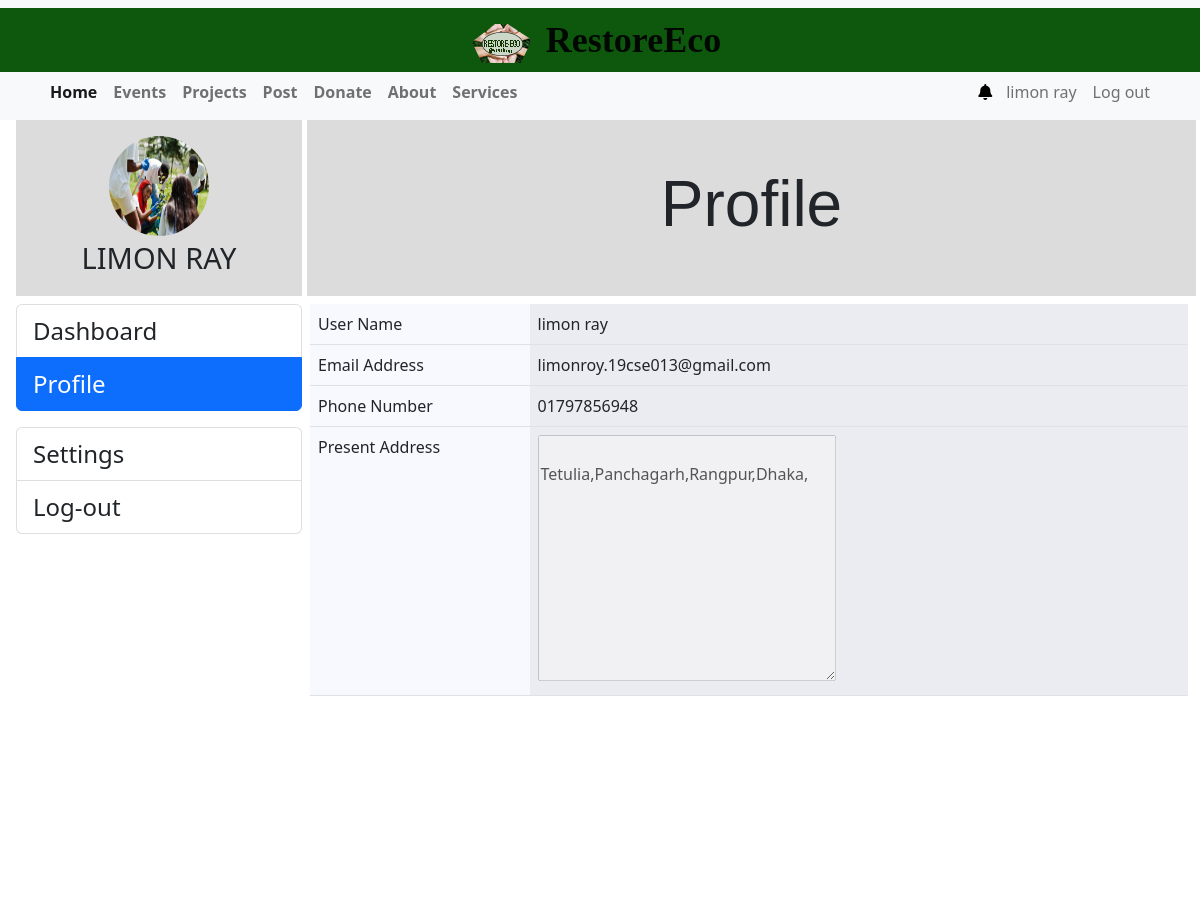
/profile.php (signed in), run on the app's committed database.
### tables this page shows
CREATE TABLE `event_organizer` (
  `organizer_id` int(11) NOT NULL,
  `user_name` varchar(250) DEFAULT NULL,
  `email` varchar(250) DEFAULT NULL,
  `mobile` varchar(11) DEFAULT NULL,
  `address` text DEFAULT NULL,
  `organization_name` varchar(250) NOT NULL,
  `user_type` int(2) NOT NULL DEFAULT 3,
  `password` varchar(250) DEFAULT NULL,
  `account_status` int(11) DEFAULT 0,
  `experience` int(11) NOT NULL DEFAULT 1
);

### profile.php (the view, shortened to what this page needs)
<?php include('./header.php');?>
<?php require('./config.php');
    global $pdo;
    $user_type = intval($_SESSION['user_type']);
    if($user_type == 3){
        $result = $pdo->prepare("SELECT * FROM event_organizer WHERE organizer_id=?");
    }
    $result->execute(array(intval($_SESSION['user_id'])));
    $user= $result->fetch();
?>
<div class="px-3 bg-white" style="min-height:100vh">
    <div class="row">
        <div class="col-md-3 " style="min-height:100vh;padding-right:0px">
            <div class="d-flex justify-content-center flex-column align-items-center py-3" style="background: gainsboro;">
                <div><img src="./public/image/img4.jpg" class="rounded-circle" style="width:100px;height:100px" alt=""></div>
                <div style="font-size: 29px;text-transform: uppercase;"><?php echo $_SESSION['user_name'] ?></div>
            </div>
            <div class="list-group py-2">
                <a href="./dashboard.php" class="list-group-item list-group-item-action fs-4" aria-current="true">
                    Dashboard
                </a>
                <a href="./profile.php" class="list-group-item list-group-item-action fs-4 active">Profile</a>
            </div>
            <div class="list-group py-2">
                <a href="./settings.php" class="list-group-item list-group-item-action fs-4">Settings</a>
                <a href="./logout.php" class="list-group-item list-group-item-action fs-4">Log-out</a>
            </div>
        </div>
        <div class="col-md-9 p-0">
            <div class="dashboard_profile">
                <h1>Profile</h1>
            </div>
            <div class="gap px-2 py-2">
                <table class="table table-striped-columns table-hover">
                    <tbody style="    background: ghostwhite;">
                        <tr>
                            <td class="col-3 text-bold">User Name</td>
                            <td class=""><?php echo $user['user_name'] ?></td>
                        </tr>
                        <tr>
                            <td class="col-3">Email Address</yd>
                            <td class=""><?php echo $user['email'] ?></td>
                        </tr>
                        <tr>
                            <td class="col-3">Phone Number</yd>
                            <td class=""><?php echo $user['mobile'] ?></td>
                        </tr>
                        <tr>
                            <td class="col-3">Present Address</yd>
                            <td class="">
                                <textarea name="" id="" cols="30" rows="10" disabled>
                                    <?php echo $user['address'] ?>,
                                </textarea>
                            </td>
                        </tr>
                    </tbody>
                </table>
            </div>
        </div>
    </div>
</div>
<?php include('./footer.php');?>

### public/css/style.css (style rules this page uses)
.body { background: #d2d3cf; background-image: url('../image/home-bg.jpg'); background-size: cover; background-position: center; background-attachment: fixed; }

### profile.php (style rules this page uses)
.gap { column-gap: 11%; justify-content: center; row-gap: 2%; }
.dashboard_profile { margin-left: 5px; height: 176px; background: gainsboro; display: flex; justify-content: center; align-items: center; font-family: sans-serif; }
.dashboard_profile h1 { font-size: 64px; text-align: center; }

### data on the page
event_organizer: user_name "limon ray", email "limonroy.19cse013@gmail.com", mobile "01797856948", address "Tetulia,Panchagarh,Rangpur,Dhaka,"

### other printed values
$_SESSION['user_name'] "limon ray"
$_SESSION['user_name'] "LIMON RAY"
